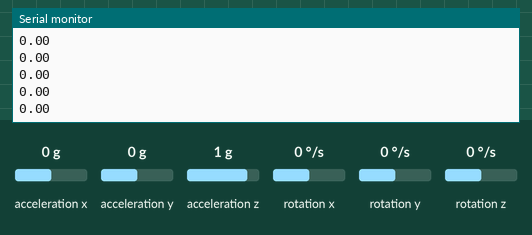
Bench run of a sketch on a simulated Arduino Uno, built with avr-gcc and run on an emulated ATmega328P. Parts: the last lines printed to the serial monitor. The inputs (shaded band) are chosen by the test bench; at power-on: acceleration y 0 g, acceleration x 0 g, acceleration z 1 g, rotation x 0 °/s, rotation y 0 °/s, rotation z 0 °/s. Storage starts empty.

Above: at 4.2 s.
4.3 s: acceleration y set to -1.4 g
At 5.1 s:
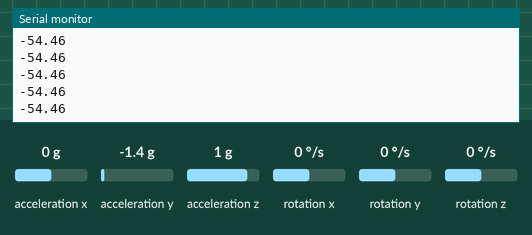
5.8 s: acceleration x set to -1.4 g
At 6.7 s:
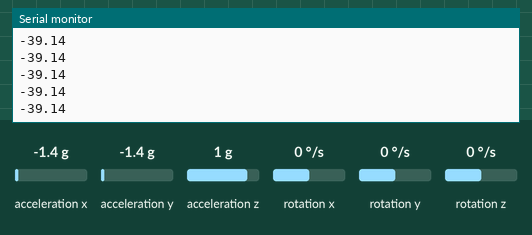
7.3 s: acceleration z set to -1.4 g
At 7.8 s:
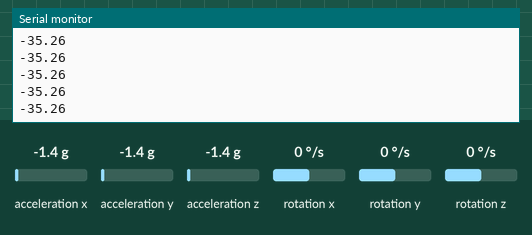
Timing chart, 0 to 10.3 s (numbered marks = the images above; inputs shaded):
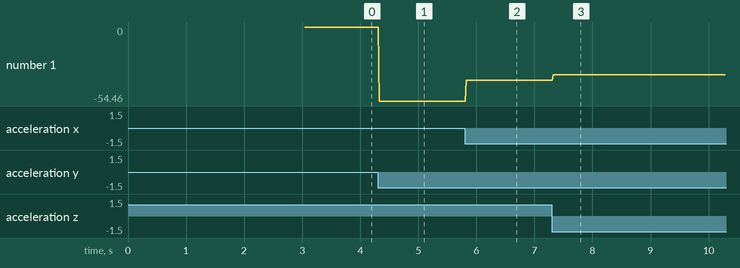

Measured:
- after the input at 4.3 s, the serial monitor: prints a new line at once (image 1)
- after the input at 5.8 s, the serial monitor: prints a new line at once (image 2)
- after the input at 7.3 s, the serial monitor: prints a new line at once (image 3)
- plotted number 1: 0 → -54.46 after the input at 4.3 s, -54.46 → -39.14 after the input at 5.8 s, -39.14 → -3 after the input at 7.3 s

The sketch:

sdcarddatalogging.ino
```cpp
#include <SPI.h>
#include <SD.h>
#include <MPU6050_tockn.h>
#include <Wire.h>

MPU6050 mpu6050(Wire);
const int chipSelect = 4;

/*
 * 6055 pins:
 * VCC & GND to arduino 5V and GND rail
 * SCL to A5, SDA to A4
 * INT to digital 2
 * SD-Card breakout pins:
 * VCC & GND to arduino 5V and GND rail
 * MISO to digital 12, MOSI to digital 11
 * SCK to digital 13
 * CS(chip select) to digital 4
 */

void setup() {
    // Open serial communications
    Serial.begin(9600);
    Wire.begin();
    mpu6050.begin();
    mpu6050.calcGyroOffsets(true);

//    //FOR TESTING PURPOSES ONLY
//    while (!Serial) {
//        ; // wait for serial port to connect
//    }

    Serial.print("Initializing SD card...");

    // see if the card is present and can be initialized
    if (!SD.begin(chipSelect)) {
        Serial.println("Card failed, or not present");
        while (1);
    }
    Serial.println("card initialized.");
    //---------------------------
    //start of file print
    File dataFile = SD.open("datalog.txt", FILE_WRITE);
    if (dataFile) {
        dataFile.println("Data Log Start");
        dataFile.close();
    }
}

void loop() {
    //string for data we are logging
    String dataString = "";

    //mpu data retrieval
    mpu6050.update();
//    Serial.print(mpu6050.getAngleX());
//    Serial.print(mpu6050.getAngleY());
//    Serial.println(mpu6050.getAngleZ());
    dataString += String (mpu6050.getAngleX());
    //------

    // open the file. note that only one file can be open at a time,
    // so you have to close this one before opening another.
    File dataFile = SD.open("datalog.txt", FILE_WRITE);

    // if the file is available, write to it:
    if (dataFile) {
        dataFile.println(dataString);
        dataFile.close();
        // print to the serial port too:
        Serial.println(dataString);
    }
    // if the file isn't open, pop up an error:
    else {
        Serial.println("error opening datalog.txt");
    }

}
```
